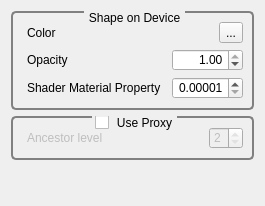
<?xml version="1.0" encoding="UTF-8"?>
<ui version="4.0">
 <class>GvQCustomEditor</class>
 <widget class="QWidget" name="GvQCustomEditor">
  <property name="geometry">
   <rect>
    <x>0</x>
    <y>0</y>
    <width>237</width>
    <height>206</height>
   </rect>
  </property>
  <property name="windowTitle">
   <string>Custom Editor</string>
  </property>
  <property name="styleSheet">
   <string>QGroupBox
{
     background-color: qlineargradient(x1: 0, y1: 0, x2: 0, y2: 1,
                                       stop: 0 #E0E0E0, stop: 1 #FFFFFF);
     border: 2px solid gray;
     border-radius: 5px;
     margin-top: 1ex; /* leave space at the top for the title */
 }

 QGroupBox::title
{
	 subcontrol-origin: margin;
     subcontrol-position: top center; /* position at the top center */
     padding: 0 3px;
     background-color: qlineargradient(x1: 0, y1: 0, x2: 0, y2: 1,
                                       stop: 0 #FFOECE, stop: 1 #FFFFFF);
 }

QLabel
{
	border-radius: 4px;
	padding: 2px;
 }
</string>
  </property>
  <layout class="QVBoxLayout" name="verticalLayout">
   <item>
    <widget class="QGroupBox" name="mUnitsFormatGroup">
     <property name="title">
      <string>Shape on Device</string>
     </property>
     <layout class="QGridLayout" name="gridLayout_2">
      <item row="0" column="0">
       <widget class="QLabel" name="labelPositionFormatCombo">
        <property name="text">
         <string>Color</string>
        </property>
       </widget>
      </item>
      <item row="0" column="1">
       <spacer name="horizontalSpacer">
        <property name="orientation">
         <enum>Qt::Horizontal</enum>
        </property>
        <property name="sizeHint" stdset="0">
         <size>
          <width>136</width>
          <height>20</height>
         </size>
        </property>
       </spacer>
      </item>
      <item row="0" column="2">
       <widget class="QToolButton" name="_colorToolButton">
        <property name="text">
         <string>...</string>
        </property>
        <property name="icon">
         <iconset>
          <normaloff>:/icons/Icons/Colors.png</normaloff>:/icons/Icons/Colors.png</iconset>
        </property>
       </widget>
      </item>
      <item row="1" column="0">
       <widget class="QLabel" name="label_12">
        <property name="text">
         <string>Opacity</string>
        </property>
       </widget>
      </item>
      <item row="1" column="1" colspan="2">
       <widget class="QDoubleSpinBox" name="_opacitySpinBox">
        <property name="alignment">
         <set>Qt::AlignRight|Qt::AlignTrailing|Qt::AlignVCenter</set>
        </property>
        <property name="minimum">
         <double>0.000000000000000</double>
        </property>
        <property name="maximum">
         <double>1.000000000000000</double>
        </property>
        <property name="singleStep">
         <double>0.100000000000000</double>
        </property>
        <property name="value">
         <double>1.000000000000000</double>
        </property>
       </widget>
      </item>
      <item row="2" column="0">
       <widget class="QLabel" name="label_13">
        <property name="toolTip">
         <string>distance from which full opacity will be reached</string>
        </property>
        <property name="text">
         <string>Shader Material Property</string>
        </property>
       </widget>
      </item>
      <item row="2" column="1" colspan="2">
       <widget class="QDoubleSpinBox" name="_shaderMaterialPropertySpinBox">
        <property name="alignment">
         <set>Qt::AlignRight|Qt::AlignTrailing|Qt::AlignVCenter</set>
        </property>
        <property name="decimals">
         <number>5</number>
        </property>
        <property name="minimum">
         <double>0.000010000000000</double>
        </property>
        <property name="maximum">
         <double>1.000000000000000</double>
        </property>
        <property name="singleStep">
         <double>0.010000000000000</double>
        </property>
       </widget>
      </item>
     </layout>
    </widget>
   </item>
   <item>
    <widget class="QGroupBox" name="_useProxyCheckBox">
     <property name="title">
      <string>Use Proxy</string>
     </property>
     <property name="checkable">
      <bool>true</bool>
     </property>
     <property name="checked">
      <bool>false</bool>
     </property>
     <layout class="QGridLayout" name="gridLayout">
      <item row="0" column="2">
       <widget class="QSpinBox" name="_ancestorLevelSpinBox">
        <property name="minimum">
         <number>2</number>
        </property>
        <property name="maximum">
         <number>2</number>
        </property>
        <property name="value">
         <number>2</number>
        </property>
       </widget>
      </item>
      <item row="0" column="0">
       <widget class="QLabel" name="label">
        <property name="text">
         <string>Ancestor level</string>
        </property>
       </widget>
      </item>
      <item row="0" column="1">
       <spacer name="horizontalSpacer_2">
        <property name="orientation">
         <enum>Qt::Horizontal</enum>
        </property>
        <property name="sizeHint" stdset="0">
         <size>
          <width>40</width>
          <height>20</height>
         </size>
        </property>
       </spacer>
      </item>
     </layout>
    </widget>
   </item>
   <item>
    <spacer name="verticalSpacer">
     <property name="orientation">
      <enum>Qt::Vertical</enum>
     </property>
     <property name="sizeHint" stdset="0">
      <size>
       <width>20</width>
       <height>60</height>
      </size>
     </property>
    </spacer>
   </item>
  </layout>
  <zorder>verticalSpacer</zorder>
  <zorder>mUnitsFormatGroup</zorder>
  <zorder>_useProxyCheckBox</zorder>
 </widget>
 <resources/>
 <connections/>
</ui>
